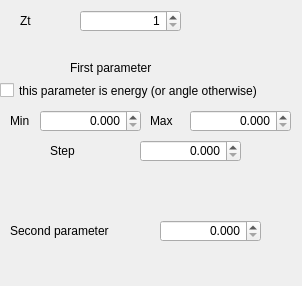
<?xml version="1.0" encoding="UTF-8"?>
<ui version="4.0">
 <class>ElaTheorView</class>
 <widget class="QDialog" name="ElaTheorView">
  <property name="windowModality">
   <enum>Qt::ApplicationModal</enum>
  </property>
  <property name="geometry">
   <rect>
    <x>0</x>
    <y>0</y>
    <width>302</width>
    <height>286</height>
   </rect>
  </property>
  <property name="minimumSize">
   <size>
    <width>183</width>
    <height>188</height>
   </size>
  </property>
  <property name="windowTitle">
   <string>Deuterons elastic scattering cross section/Ruth</string>
  </property>
  <widget class="QLabel" name="label">
   <property name="geometry">
    <rect>
     <x>20</x>
     <y>10</y>
     <width>52</width>
     <height>21</height>
    </rect>
   </property>
   <property name="text">
    <string>Zt</string>
   </property>
  </widget>
  <widget class="QSpinBox" name="Z">
   <property name="geometry">
    <rect>
     <x>80</x>
     <y>10</y>
     <width>101</width>
     <height>22</height>
    </rect>
   </property>
   <property name="alignment">
    <set>Qt::AlignRight|Qt::AlignTrailing|Qt::AlignVCenter</set>
   </property>
   <property name="minimum">
    <number>1</number>
   </property>
   <property name="maximum">
    <number>130</number>
   </property>
  </widget>
  <widget class="QCheckBox" name="E">
   <property name="geometry">
    <rect>
     <x>0</x>
     <y>80</y>
     <width>311</width>
     <height>21</height>
    </rect>
   </property>
   <property name="text">
    <string>this parameter is energy (or angle otherwise)</string>
   </property>
  </widget>
  <widget class="QLabel" name="label_2">
   <property name="geometry">
    <rect>
     <x>10</x>
     <y>110</y>
     <width>31</width>
     <height>21</height>
    </rect>
   </property>
   <property name="text">
    <string>Min</string>
   </property>
  </widget>
  <widget class="QLabel" name="label_3">
   <property name="geometry">
    <rect>
     <x>150</x>
     <y>110</y>
     <width>31</width>
     <height>21</height>
    </rect>
   </property>
   <property name="text">
    <string>Max</string>
   </property>
  </widget>
  <widget class="QLabel" name="label_5">
   <property name="geometry">
    <rect>
     <x>50</x>
     <y>140</y>
     <width>52</width>
     <height>21</height>
    </rect>
   </property>
   <property name="text">
    <string>Step</string>
   </property>
  </widget>
  <widget class="QLabel" name="label_6">
   <property name="geometry">
    <rect>
     <x>10</x>
     <y>220</y>
     <width>141</width>
     <height>21</height>
    </rect>
   </property>
   <property name="text">
    <string>Second parameter</string>
   </property>
  </widget>
  <widget class="QDoubleSpinBox" name="min">
   <property name="geometry">
    <rect>
     <x>40</x>
     <y>110</y>
     <width>101</width>
     <height>22</height>
    </rect>
   </property>
   <property name="alignment">
    <set>Qt::AlignRight|Qt::AlignTrailing|Qt::AlignVCenter</set>
   </property>
   <property name="decimals">
    <number>3</number>
   </property>
   <property name="maximum">
    <double>1000000000.000000000000000</double>
   </property>
  </widget>
  <widget class="QDoubleSpinBox" name="max">
   <property name="geometry">
    <rect>
     <x>190</x>
     <y>110</y>
     <width>101</width>
     <height>22</height>
    </rect>
   </property>
   <property name="alignment">
    <set>Qt::AlignRight|Qt::AlignTrailing|Qt::AlignVCenter</set>
   </property>
   <property name="decimals">
    <number>3</number>
   </property>
   <property name="maximum">
    <double>1000000000.000000000000000</double>
   </property>
  </widget>
  <widget class="QDoubleSpinBox" name="step">
   <property name="geometry">
    <rect>
     <x>140</x>
     <y>140</y>
     <width>101</width>
     <height>22</height>
    </rect>
   </property>
   <property name="alignment">
    <set>Qt::AlignRight|Qt::AlignTrailing|Qt::AlignVCenter</set>
   </property>
   <property name="decimals">
    <number>3</number>
   </property>
   <property name="maximum">
    <double>1000000000.000000000000000</double>
   </property>
  </widget>
  <widget class="QDoubleSpinBox" name="second">
   <property name="geometry">
    <rect>
     <x>160</x>
     <y>220</y>
     <width>101</width>
     <height>22</height>
    </rect>
   </property>
   <property name="alignment">
    <set>Qt::AlignRight|Qt::AlignTrailing|Qt::AlignVCenter</set>
   </property>
   <property name="decimals">
    <number>3</number>
   </property>
   <property name="maximum">
    <double>1000000000.000000000000000</double>
   </property>
  </widget>
  <widget class="QLabel" name="label_4">
   <property name="geometry">
    <rect>
     <x>70</x>
     <y>60</y>
     <width>181</width>
     <height>16</height>
    </rect>
   </property>
   <property name="text">
    <string>First parameter</string>
   </property>
  </widget>
 </widget>
 <resources/>
 <connections/>
</ui>
